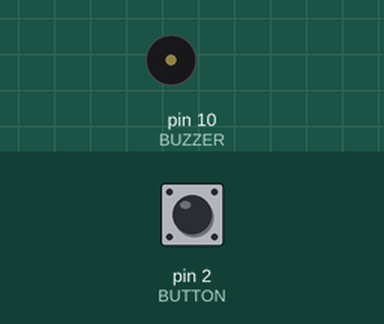
This sketch was run on a simulated Arduino Uno, built with avr-gcc and run on an emulated ATmega328P. On the bench: buzzer (waves = sounding). The test bench sets the inputs (shaded band); at power-on: pin 2 (BUTTON) LOW.

Above: at 1.2 s.
1.3 s: pin 2 (BUTTON) pulled HIGH for 0.15 s
At 5.2 s:
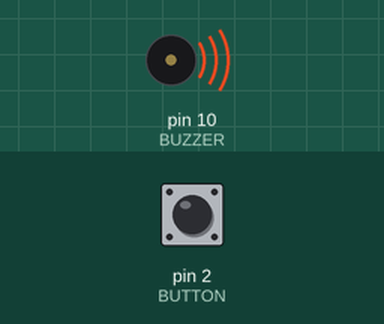
Timing chart, 0 to 10.4 s (numbered marks = the images above; inputs shaded):
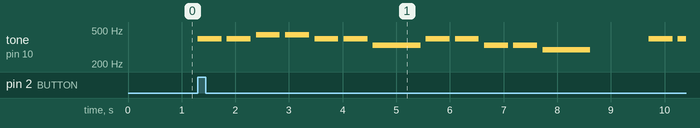

Measured:
- after the input at 1.3 s, tone on pin 10 (BUZZER): plays 393 Hz for 0.44 s, 393 Hz for 0.44 s, 440 Hz for 0.44 s, 440 Hz for 0.44 s, 393 Hz for 0.44 s, 393 Hz for 0.44 s … (14 notes in this stretch), starting at once

The sketch:

Buzzer_04_06.ino
```cpp
int BUZZER = 10;
int BUTTON = 2;

char note[] = "ggaaggeggeed ggaaggegedec";  //음계
char beat[] = "1111112111122111112111122";  //지속시간(박자)
int note_length = sizeof(note)/sizeof(note[0])-1;  //음계의 길이는 문자 개수, -1은 \0을 제외하려고.

int tempo = 444;  //템포 = 빠르기??
int freq(char note) {  //음계 문자를 받는 함수.
  char note_name[] = { 'c', 'd', 'e', 'f', 'g', 'a', 'b', 'c' };  //음계 배열에 이름 붙이기?
  int note_freq[] = {262, 294, 330, 349, 393, 440, 494, 523};  //이게 바로 음계 배열일 것이고.

  for(int i = 0; i < sizeof(note_name)/sizeof(note_name[0]);i++) {  //음계표를 뒤져서 찾아오기, 반복 똥개훈련.
    if(note_name[i] == note) {  //음계의 이름과 그 음계가 같다면?
      return note_freq[i];  //찾아온 소리 뱉어라.
    }
  }
}

int duration(char beat) {  //아, 이건 박자 지속시간 함수.
  return beat - '0';  //아스키 코드로 숫자 변환해서 뱉기.
}
//이렇게 박자 함수랑 음계 함수 해놨고.
void setup() {  //이제 버튼 재생하는 걸로.
  pinMode(BUTTON, INPUT);
}
void loop() {
  int buttonInput = digitalRead(BUTTON);
  if(buttonInput == HIGH) {
    for(int i = 0; i < note_length; i++) {  //노트 길이 끝까지 반복, 연주 끝까지 하란 얘기.
      if(note[i] != ' ') {  //만약 음계i가 공백이 아니라면?
        tone(BUZZER, freq(note[i]));  //버저 울려라, freqnote 함수로?
      }
      delay(tempo*duration(beat[i]));  //딜레이 시간에도 빠르기*박자 해주란 거지.
      noTone(BUZZER);  //그만 울어.
      delay(100);
    }
  }
}
```
